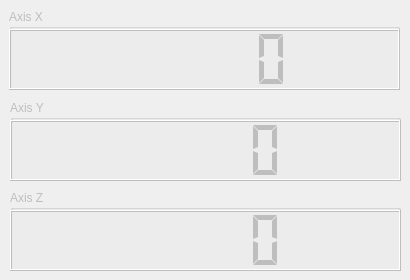
         <widget class="QWidget" name="tab_2">
          <property name="enabled">
           <bool>false</bool>
          </property>
          <attribute name="title">
           <string>Axis</string>
          </attribute>
          <widget class="QGroupBox" name="groupBox_10">
           <property name="geometry">
            <rect>
             <x>9</x>
             <y>9</y>
             <width>391</width>
             <height>81</height>
            </rect>
           </property>
           <property name="title">
            <string>Axis X</string>
           </property>
           <widget class="QLCDNumber" name="lcdNumber_4">
            <property name="geometry">
             <rect>
              <x>0</x>
              <y>20</y>
              <width>391</width>
              <height>61</height>
             </rect>
            </property>
            <property name="autoFillBackground">
             <bool>false</bool>
            </property>
            <property name="smallDecimalPoint">
             <bool>true</bool>
            </property>
            <property name="segmentStyle">
             <enum>QLCDNumber::Flat</enum>
            </property>
           </widget>
          </widget>
          <widget class="QGroupBox" name="groupBox_12">
           <property name="geometry">
            <rect>
             <x>10</x>
             <y>100</y>
             <width>391</width>
             <height>81</height>
            </rect>
           </property>
           <property name="title">
            <string>Axis Y</string>
           </property>
           <widget class="QLCDNumber" name="lcdNumber_5">
            <property name="geometry">
             <rect>
              <x>0</x>
              <y>20</y>
              <width>391</width>
              <height>61</height>
             </rect>
            </property>
            <property name="segmentStyle">
             <enum>QLCDNumber::Flat</enum>
            </property>
           </widget>
          </widget>
          <widget class="QGroupBox" name="groupBox_11">
           <property name="geometry">
            <rect>
             <x>10</x>
             <y>190</y>
             <width>391</width>
             <height>81</height>
            </rect>
           </property>
           <property name="title">
            <string>Axis Z</string>
           </property>
           <widget class="QLCDNumber" name="lcdNumber_6">
            <property name="geometry">
             <rect>
              <x>0</x>
              <y>20</y>
              <width>391</width>
              <height>61</height>
             </rect>
            </property>
            <property name="segmentStyle">
             <enum>QLCDNumber::Flat</enum>
            </property>
           </widget>
          </widget>
         </widget>
